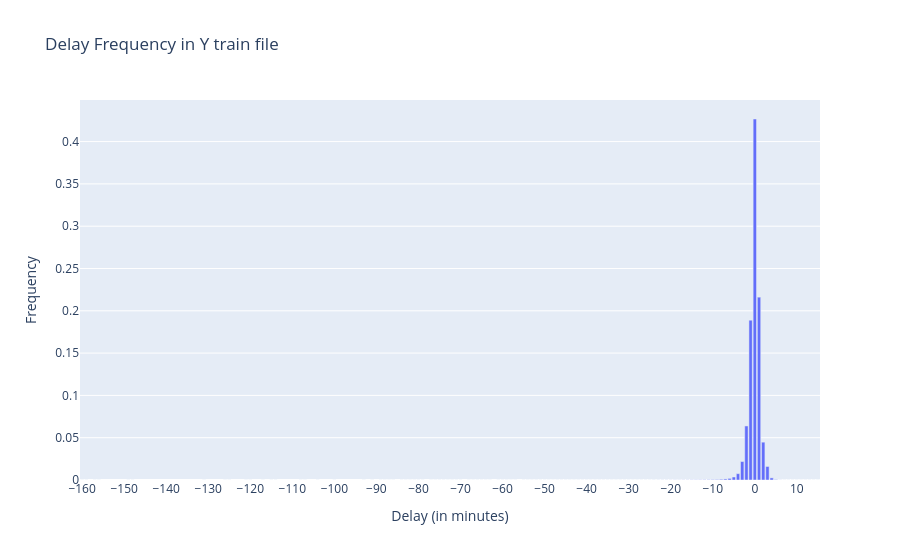

Source (notebook cell):
### Code cell
# Get the frequency of each unique value of p0q0
target_counts = y_train_file["p0q0"].value_counts(normalize=True).sort_index()
target_df = pd.DataFrame({"p0q0": target_counts.index, "count": target_counts.values})

fig = px.bar(target_df, x="p0q0", y="count", title="Delay Frequency in Y train file",
             labels={"p0q0": "Delay (in minutes)", "count": "Frequency"})
fig.update_layout(xaxis=dict(dtick=10))  # pour forcer les pas de 1 sur l'axe X
fig.show()
